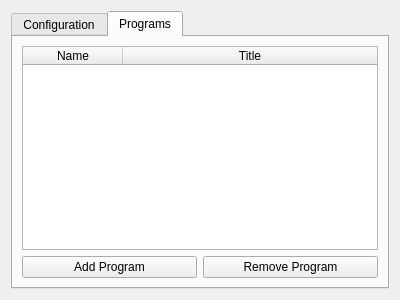
<?xml version="1.0" encoding="UTF-8"?>
<ui version="4.0">
 <class>QueueSettingsDialog</class>
 <widget class="QDialog" name="QueueSettingsDialog">
  <property name="geometry">
   <rect>
    <x>0</x>
    <y>0</y>
    <width>400</width>
    <height>300</height>
   </rect>
  </property>
  <property name="windowTitle">
   <string>Queue Settings</string>
  </property>
  <layout class="QVBoxLayout" name="verticalLayout">
   <item>
    <widget class="QTabWidget" name="tabWidget">
     <property name="currentIndex">
      <number>1</number>
     </property>
     <widget class="QWidget" name="configurationTab">
      <attribute name="title">
       <string>Configuration</string>
      </attribute>
      <layout class="QVBoxLayout" name="verticalLayout_2">
       <item>
        <layout class="QFormLayout" name="formLayout">
         <item row="0" column="0">
          <widget class="QLabel" name="nameLabel">
           <property name="text">
            <string>Name: </string>
           </property>
          </widget>
         </item>
         <item row="0" column="1">
          <widget class="QLineEdit" name="nameLineEdit"/>
         </item>
         <item row="1" column="0">
          <widget class="QLabel" name="typeLabel">
           <property name="text">
            <string>Type:</string>
           </property>
          </widget>
         </item>
         <item row="1" column="1">
          <widget class="QLabel" name="typeNameLabel">
           <property name="text">
            <string>Local</string>
           </property>
          </widget>
         </item>
        </layout>
       </item>
       <item>
        <layout class="QHBoxLayout" name="horizontalLayout">
         <item>
          <widget class="QPushButton" name="pushButton_2">
           <property name="text">
            <string>Save</string>
           </property>
          </widget>
         </item>
         <item>
          <widget class="QPushButton" name="pushButton">
           <property name="text">
            <string>Reset</string>
           </property>
          </widget>
         </item>
        </layout>
       </item>
      </layout>
     </widget>
     <widget class="QWidget" name="programsTab">
      <attribute name="title">
       <string>Programs</string>
      </attribute>
      <layout class="QVBoxLayout" name="verticalLayout_3">
       <item>
        <widget class="QTableWidget" name="programsTable">
         <property name="editTriggers">
          <set>QAbstractItemView::NoEditTriggers</set>
         </property>
         <property name="alternatingRowColors">
          <bool>true</bool>
         </property>
         <property name="selectionMode">
          <enum>QAbstractItemView::SingleSelection</enum>
         </property>
         <property name="selectionBehavior">
          <enum>QAbstractItemView::SelectRows</enum>
         </property>
         <attribute name="horizontalHeaderStretchLastSection">
          <bool>true</bool>
         </attribute>
         <column>
          <property name="text">
           <string>Name</string>
          </property>
         </column>
         <column>
          <property name="text">
           <string>Title</string>
          </property>
         </column>
        </widget>
       </item>
       <item>
        <layout class="QHBoxLayout" name="horizontalLayout_2">
         <item>
          <widget class="QPushButton" name="pushButton_3">
           <property name="text">
            <string>Add Program</string>
           </property>
          </widget>
         </item>
         <item>
          <widget class="QPushButton" name="pushButton_4">
           <property name="text">
            <string>Remove Program</string>
           </property>
          </widget>
         </item>
        </layout>
       </item>
      </layout>
     </widget>
    </widget>
   </item>
  </layout>
 </widget>
 <resources/>
 <connections/>
</ui>
